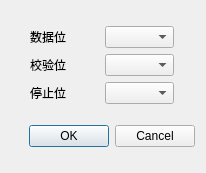
<?xml version="1.0" encoding="UTF-8"?>
<ui version="4.0">
 <class>SerialSetting</class>
 <widget class="QDialog" name="SerialSetting">
  <property name="geometry">
   <rect>
    <x>0</x>
    <y>0</y>
    <width>206</width>
    <height>173</height>
   </rect>
  </property>
  <property name="windowTitle">
   <string>Dialog</string>
  </property>
  <layout class="QVBoxLayout" name="verticalLayout">
   <item>
    <layout class="QVBoxLayout" name="verticalLayout_3">
     <item>
      <layout class="QHBoxLayout" name="horizontalLayout_3">
       <item>
        <widget class="QLabel" name="labelData">
         <property name="maximumSize">
          <size>
           <width>50</width>
           <height>16777215</height>
          </size>
         </property>
         <property name="text">
          <string>数据位</string>
         </property>
        </widget>
       </item>
       <item>
        <widget class="QComboBox" name="comboData">
         <property name="sizePolicy">
          <sizepolicy hsizetype="Fixed" vsizetype="Fixed">
           <horstretch>0</horstretch>
           <verstretch>0</verstretch>
          </sizepolicy>
         </property>
         <property name="minimumSize">
          <size>
           <width>69</width>
           <height>0</height>
          </size>
         </property>
         <property name="maximumSize">
          <size>
           <width>69</width>
           <height>16777215</height>
          </size>
         </property>
        </widget>
       </item>
      </layout>
     </item>
     <item>
      <layout class="QHBoxLayout" name="horizontalLayout_4">
       <item>
        <widget class="QLabel" name="labelParity">
         <property name="maximumSize">
          <size>
           <width>50</width>
           <height>16777215</height>
          </size>
         </property>
         <property name="text">
          <string>校验位</string>
         </property>
        </widget>
       </item>
       <item>
        <widget class="QComboBox" name="comboParity">
         <property name="sizePolicy">
          <sizepolicy hsizetype="Fixed" vsizetype="Fixed">
           <horstretch>0</horstretch>
           <verstretch>0</verstretch>
          </sizepolicy>
         </property>
         <property name="minimumSize">
          <size>
           <width>69</width>
           <height>0</height>
          </size>
         </property>
         <property name="maximumSize">
          <size>
           <width>69</width>
           <height>16777215</height>
          </size>
         </property>
        </widget>
       </item>
      </layout>
     </item>
     <item>
      <layout class="QHBoxLayout" name="horizontalLayout_5">
       <item>
        <widget class="QLabel" name="labelStop">
         <property name="maximumSize">
          <size>
           <width>50</width>
           <height>16777215</height>
          </size>
         </property>
         <property name="text">
          <string>停止位</string>
         </property>
        </widget>
       </item>
       <item>
        <widget class="QComboBox" name="comboStop">
         <property name="sizePolicy">
          <sizepolicy hsizetype="Fixed" vsizetype="Fixed">
           <horstretch>0</horstretch>
           <verstretch>0</verstretch>
          </sizepolicy>
         </property>
         <property name="minimumSize">
          <size>
           <width>69</width>
           <height>0</height>
          </size>
         </property>
         <property name="maximumSize">
          <size>
           <width>69</width>
           <height>16777215</height>
          </size>
         </property>
        </widget>
       </item>
      </layout>
     </item>
    </layout>
   </item>
   <item>
    <widget class="QDialogButtonBox" name="buttonBox">
     <property name="orientation">
      <enum>Qt::Horizontal</enum>
     </property>
     <property name="standardButtons">
      <set>QDialogButtonBox::Cancel|QDialogButtonBox::Ok</set>
     </property>
    </widget>
   </item>
  </layout>
 </widget>
 <resources/>
 <connections>
  <connection>
   <sender>buttonBox</sender>
   <signal>accepted()</signal>
   <receiver>SerialSetting</receiver>
   <slot>accept()</slot>
   <hints>
    <hint type="sourcelabel">
     <x>248</x>
     <y>254</y>
    </hint>
    <hint type="destinationlabel">
     <x>157</x>
     <y>274</y>
    </hint>
   </hints>
  </connection>
  <connection>
   <sender>buttonBox</sender>
   <signal>rejected()</signal>
   <receiver>SerialSetting</receiver>
   <slot>reject()</slot>
   <hints>
    <hint type="sourcelabel">
     <x>316</x>
     <y>260</y>
    </hint>
    <hint type="destinationlabel">
     <x>286</x>
     <y>274</y>
    </hint>
   </hints>
  </connection>
 </connections>
</ui>
